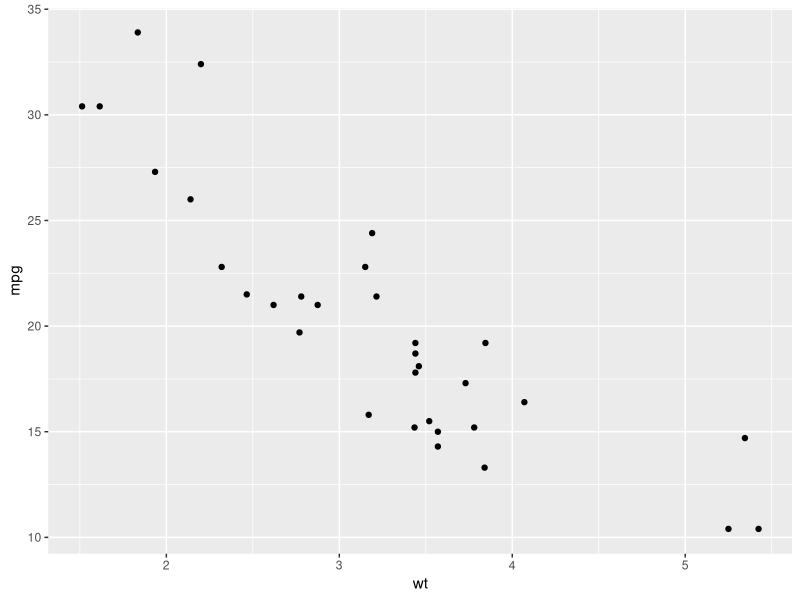
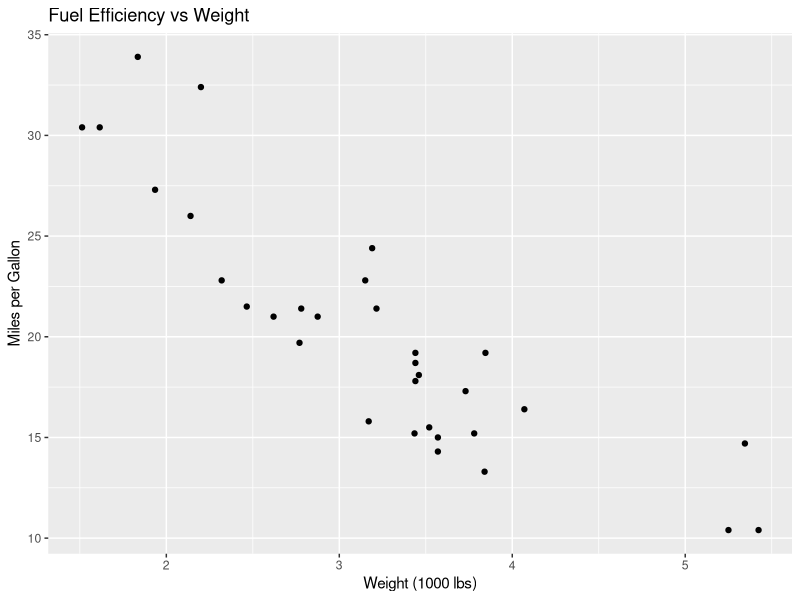
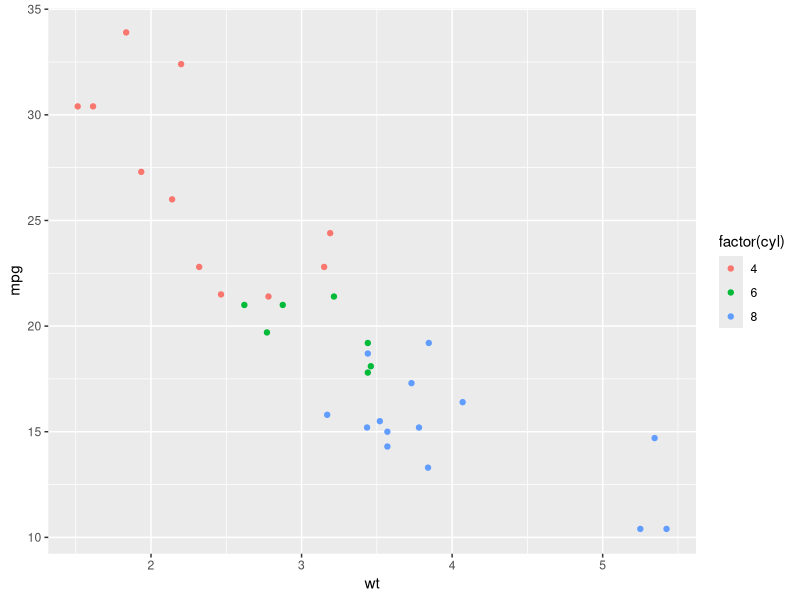
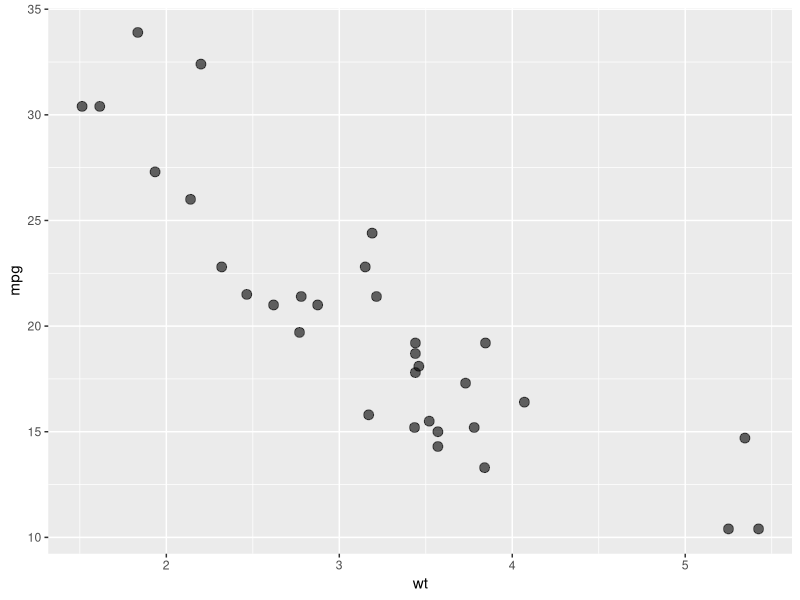
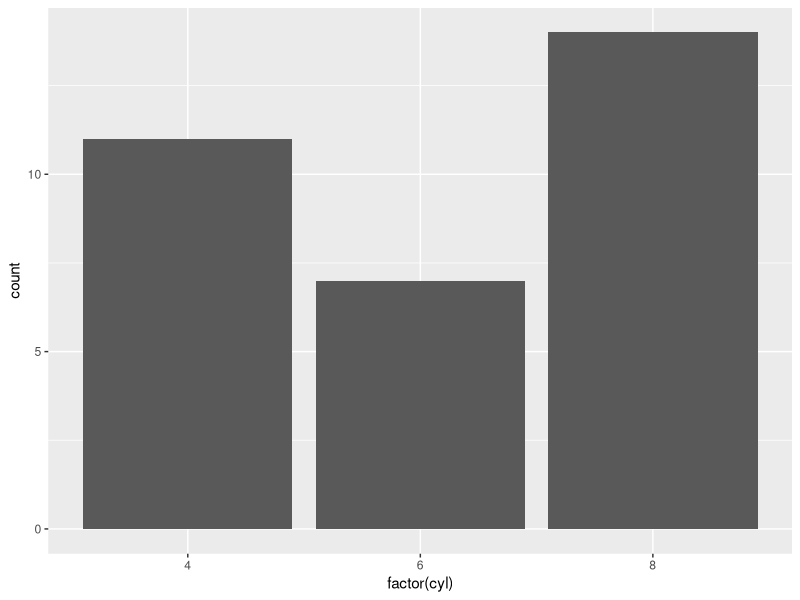
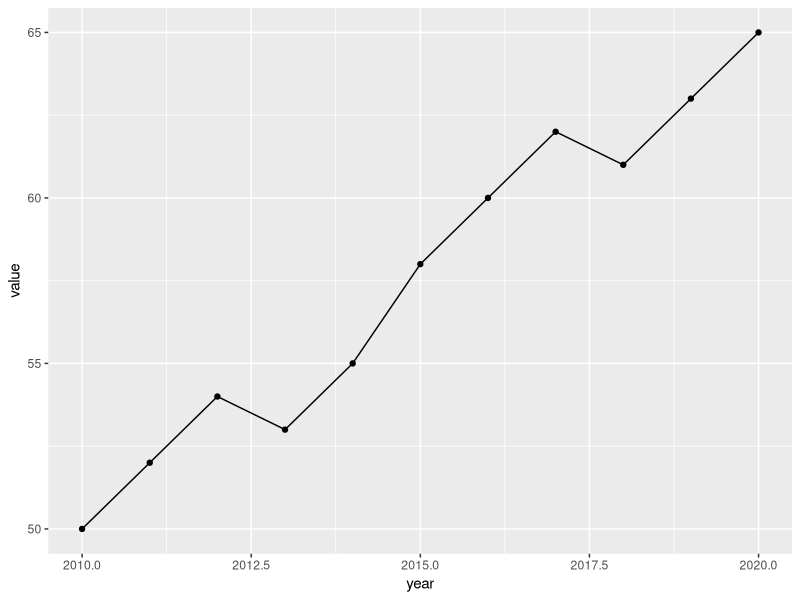
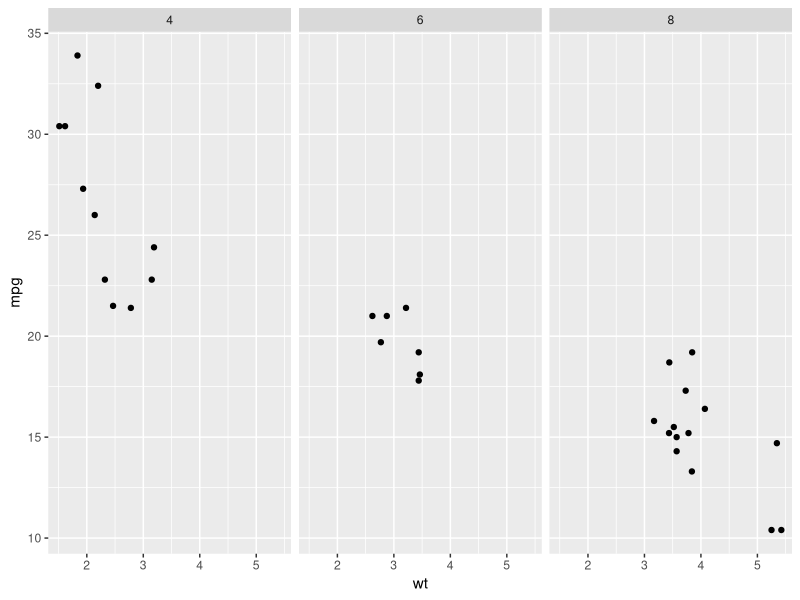

Reproduce these figures in R, in order. (Note: this script raises an error after producing the figures.)
library(tidyverse)

# Your First Plot (Scatter Plot)
ggplot(mtcars, aes(x = wt, y = mpg)) +
  geom_point()

# Add Labels and Title
ggplot(mtcars, aes(x = wt, y = mpg)) +
  geom_point() +
  labs(
    title = "Fuel Efficiency vs Weight",
    x = "Weight (1000 lbs)",
    y = "Miles per Gallon"
  )

# Map Variables to Color
ggplot(mtcars, aes(x = wt, y = mpg, color = factor(cyl))) +
  geom_point()

# Change Point Size and Transparency
ggplot(mtcars, aes(x = wt, y = mpg)) +
  geom_point(size = 3, alpha = 0.6)

# Bar Chart
ggplot(mtcars, aes(x = factor(cyl))) + 
  geom_bar()

# Line Plot
economy <- tibble(
  year = 2010:2020,
  value = c(50, 52, 54, 53, 55, 58, 60, 62, 61, 63, 65)
)
ggplot(economy, aes(x = year, y = value)) +
  geom_line() +
  geom_point()

# Facets (Small Multiples)
ggplot(mtcars, aes(x = wt, y = mpg)) +
  geom_point() +
  facet_wrap(~ cyl)

# A Real Mini-Project Plot
summary # from exercise 4
ggplot(summary, aes(x = reorder(name, avg_score), y = avg_score)) +
  geom_col() +
  coord_flip() +
  labs(
    title = "Average Score by Student",
    x = "Student",
    y = "Average Score"
  )
